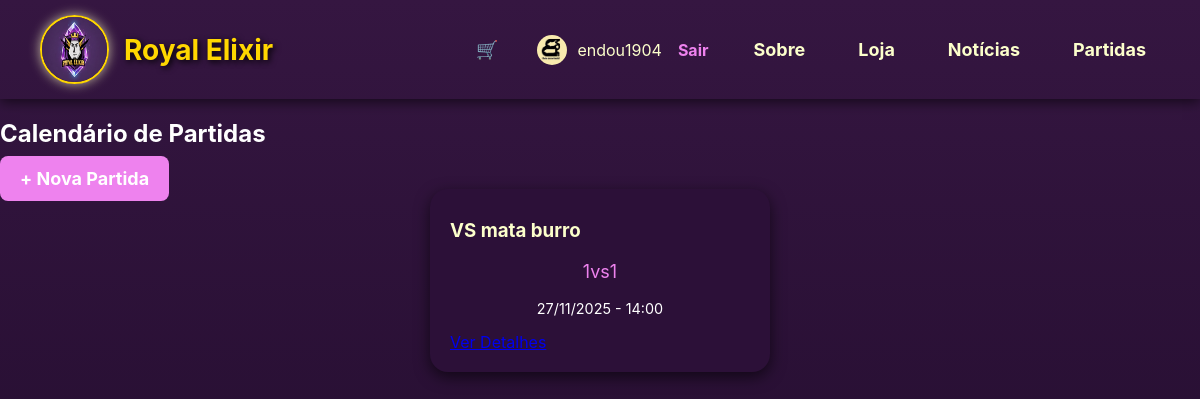
Before: /partidas/ (signed in) with the older database file.
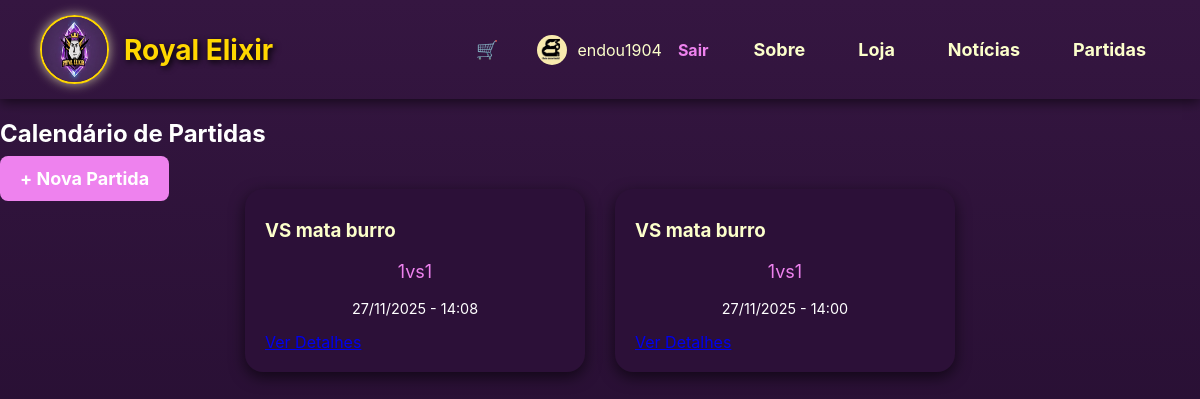
After: the same page with the newer database file.
### Clash/models.py (models this page shows)
class tbPartida(models.Model):
    Data_Prevista = models.DateTimeField()
    Time_Adversario = models.CharField(max_length = 100)
    Modalidade = models.CharField(max_length = 50)

### Clash/views/partida.py (the view)
# urls.py: path('partidas/', views.PartidaListView.as_view(), name='partida_list'),
class PartidaListView(ListView):
    model = tbPartida
    template_name = 'Clash/partida_list.html'
    context_object_name = 'partidas'
    ordering = ['-Data_Prevista']

### Clash/templates/Clash/partida_list.html
{% extends 'Clash/base.html' %}
{% block content %}
<div class="container">
    <div class="d-flex justify-content-between align-items-center mb-3">
        <h2 style="color: white;">Calendário de Partidas</h2>
        {% if user.is_authenticated %}
            <a href="{% url 'partida_create' %}" class="btn-custom" style="width: auto; text-decoration:none;">+ Nova Partida</a>
        {% endif %}
    </div>
    <div class="store" style="justify-content: center;">
        {% for partida in partidas %}
        <div class="item" style="width: 300px;">
            <h3 style="color: rgb(252, 255, 203);">VS {{ partida.Time_Adversario }}</h3>
            <p style="color: violet;">{{ partida.Modalidade }}</p>
            <p style="color: white; font-size: 0.9rem;">{{ partida.Data_Prevista|date:"d/m/Y - H:i" }}</p>
            <div style="margin-top: 15px;">
                <a href="{% url 'partida_detail' partida.pk %}" class="btn-saiba-mais">Ver Detalhes</a>
            </div>
        </div>
        {% empty %}
        <p>Nenhuma partida agendada.</p>
        {% endfor %}
    </div>
</div>
{% endblock %}

Changed rows visible on the page:
added tbPartida: Time_Adversario "mata burro", Modalidade "1vs1", Data_Prevista "27/11/2025 - 14:08"
